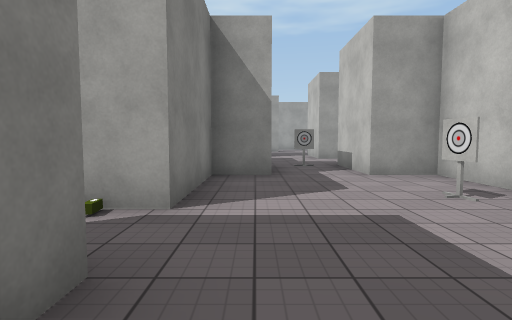
View 1 (above)

17 first-person views from a walk through a Unity game level. The camera is 1.4 m above the floor, tilts 4° down and sees 80° across. The floor is counted in squares, 2 m on a side. Each view is taken from the middle of a square. On the plan, view 1 faces up. The plan holds only what a view shows up to about 10 squares ahead; the rest is blank. The place goes on beyond the plan. The player is left out. Some surface patterns are stand-ins.

View 2
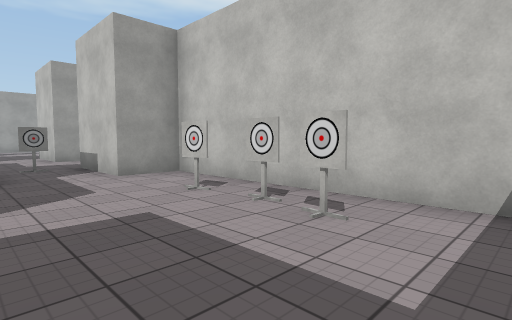

View 3
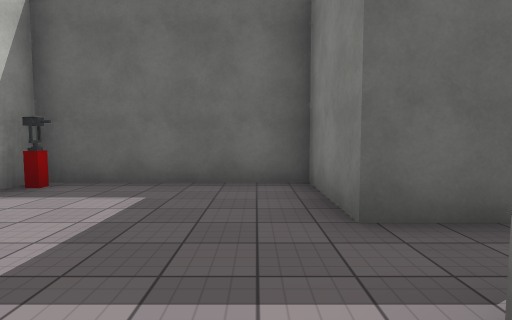

View 4
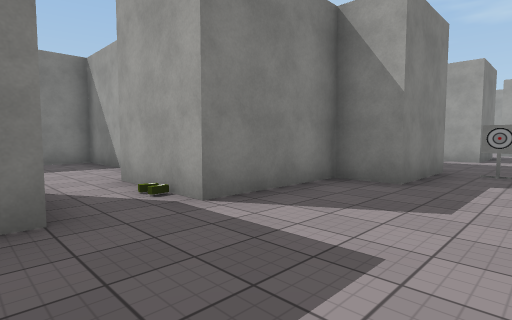

View 5
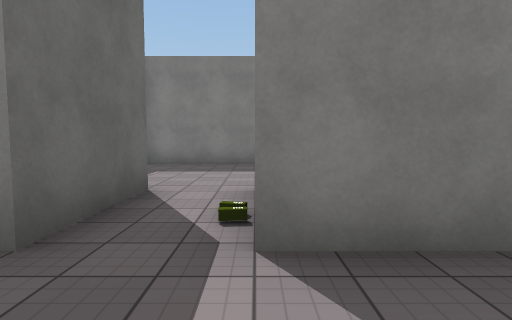

View 6
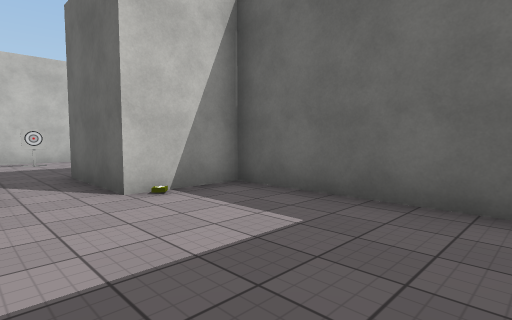

View 7
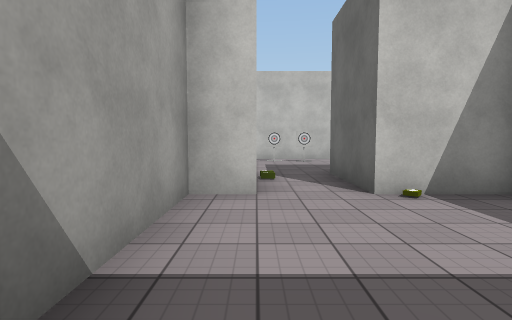

View 8
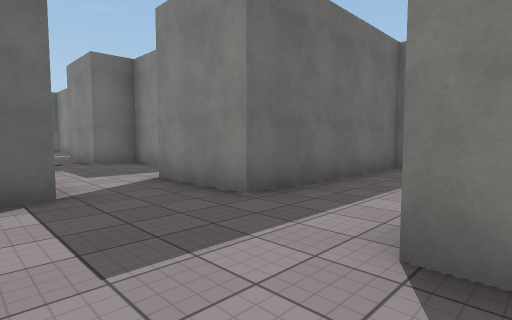

View 9
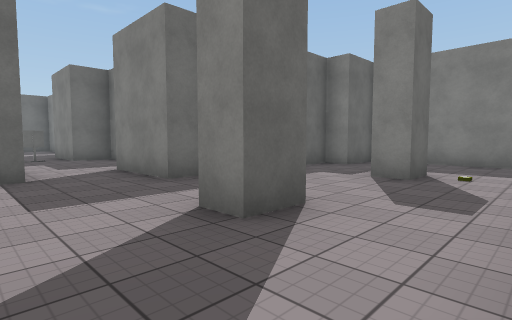

View 10
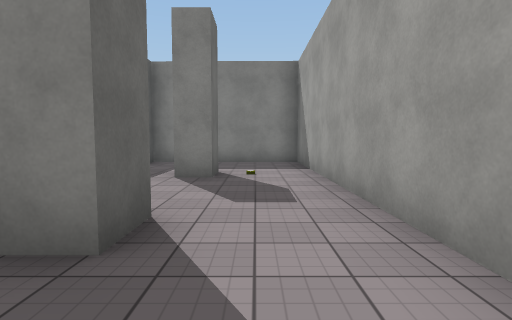

View 11
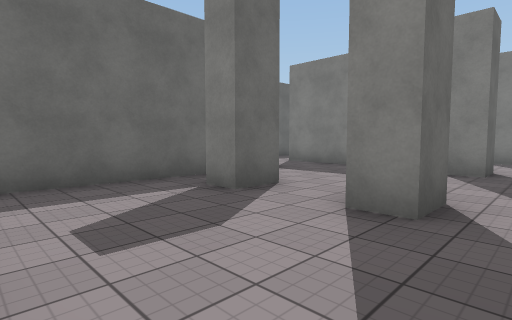

View 12
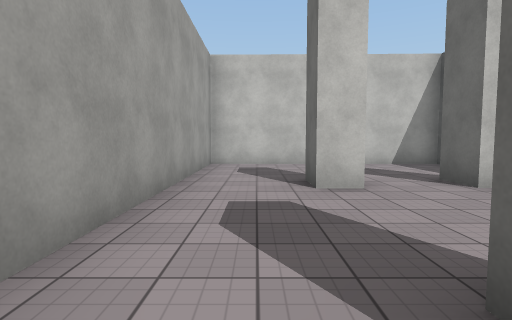

View 13
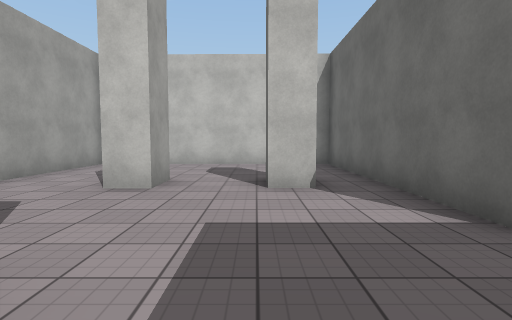

View 14
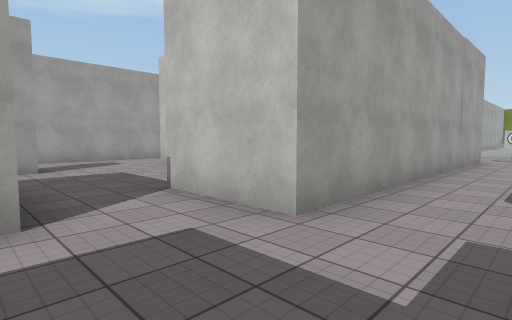

View 15
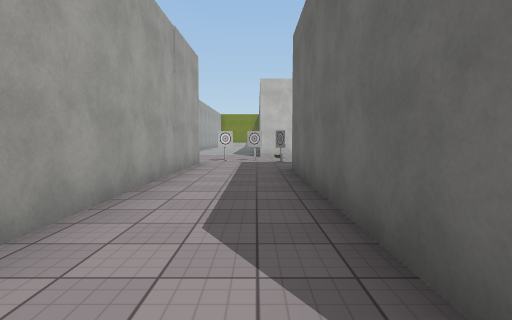

View 16
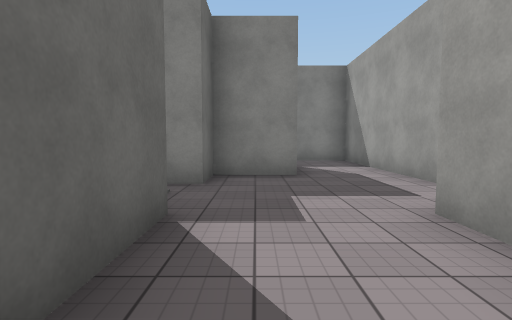

View 17
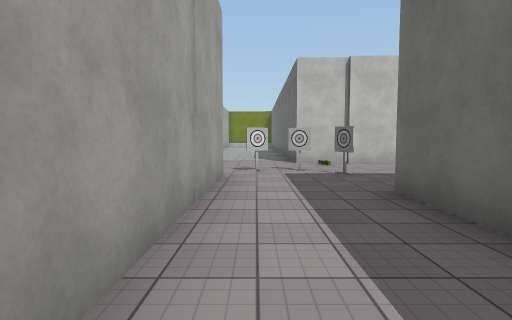

### Floor plan
Points are (right, up) in squares from view 1. A wall is a line through its corners. A room is listed if a view was taken in it or the views show most of it. See-through windows are left out.
Room 1 (views 1, 2, 3, 4, 5)
walls: (2.4, 3.3) (2.3, 3.9); (2.4, 2.1) (2.5, 2.7); (2.3, 1.2) (2.4, 1.8); (-3.2, 1.5) (-0.9, 1.5) (-0.9, -0.9) (3.5, -0.9) (3.5, 5.8) (2.2, 5.8) (2.2, 8.2); (1.5, 7.8) (0.9, 7.8); (0.3, 8.2) (0.3, 5.8) (-0.9, 5.8) (-0.9, 3) (-3.2, 3)
ways out: opening at (-3, 2) to room 2; opening at (2, 8) to room 4; gap at (3, 2)
objects: red block (3, 0)
Room 2 (views 6, 7)
walls: (-6.8, -0.4) (-3.2, -0.4) (-3.2, 1.5); (-3.2, 3) (-3.2, 3.8) (-7.6, 3.8) (-7.6, -0.1)
ways out: opening at (-3, 2) to room 1
Room 3 (views 8, 9, 10, 11, 12, 13)
walls: (0.2, 17.1) (1.2, 17.1) (1.2, 16.4); (4.3, 16.5) (4.3, 17.1) (5.2, 17.1) (5.2, 16.5) (4.3, 16.5); (4.3, 14.1) (4.3, 14.8) (5.2, 14.8) (5.2, 14.1); (-3.5, 17.1) (-2.5, 17.1) (-2.5, 16.5); (2.2, 10.7) (2.2, 13) (8.4, 13) (8.5, 19.2) (-6.2, 19.2) (-6.2, 14.8) (-4.7, 14.8) (-4.7, 14.2) (0.3, 14.2) (0.3, 11.8)
ways out: opening at (1.5, 12.5) to room 4
Room 4 (views 14, 15, 16, 17)
walls: (2.2, 8.2) (9, 8.2); (0.9, 7.8) (1.5, 7.8); (0.3, 11.8) (-4.7, 11.8) (-4.7, 10.2); (-0.9, 9.9) (-0.9, 8.2) (0.3, 8.2); (10.8, 10.7) (2.2, 10.7); (10.7, 8.2) (11.2, 8.4); (11.6, 8.8) (11.9, 9.4) (11.5, 10.2)
ways out: opening at (2, 8) to room 1; opening at (1.5, 12.5) to room 3; opening at (10, 8); opening at (11, 11)

Positions as (right, up) in squares from view 1, and headings:
1: (0, 0), facing up
2: (0, 0), facing up-right
3: (0, 4), facing down
4: (2, 1), facing up-left
5: (1, 3), facing left
6: (-7, 3), facing down-right
7: (-7, 3), facing right
8: (3, 17), facing down-left
9: (3, 19), facing down-left
10: (3, 18), facing left
11: (8, 18), facing down-left
12: (0, 18), facing right
13: (0, 15), facing right
14: (0, 9), facing up-right
15: (2, 9), facing right
16: (5, 9), facing left
17: (5, 10), facing right
